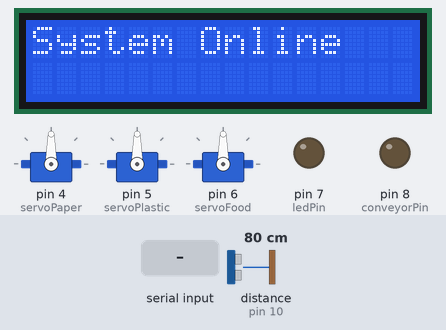
Bench run of a sketch on a simulated Arduino Uno, built with avr-gcc and run on an emulated ATmega328P. Shown: 16×2 character LCD, 3 × servo, output pins drawn as LEDs (lit = HIGH). Wiring (inferred from the names in the program): ultrasonic range finder: trigger pin 9; echo pin 10. The test bench sets the inputs (shaded band); at power-on: distance to the obstacle (sensor on pin 10) 80 cm. The echo pulse lasts 58.3 µs per cm; pins used as bus, display or sensor lines are not drawn.

Above: at 1.7 s.
1.8 s: "A\n" received over Serial
At 3.3 s:
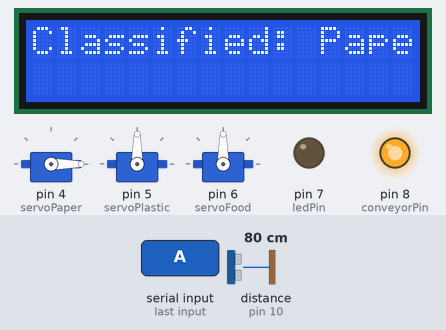
At 7.6 s:
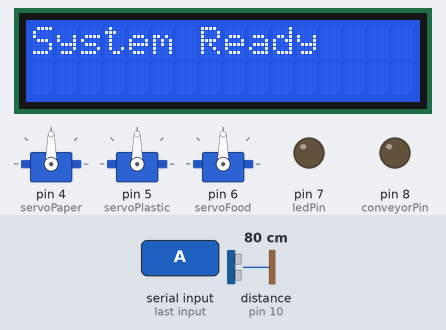
Timing chart, 0 to 9.1 s (numbered marks = the images above; inputs shaded):
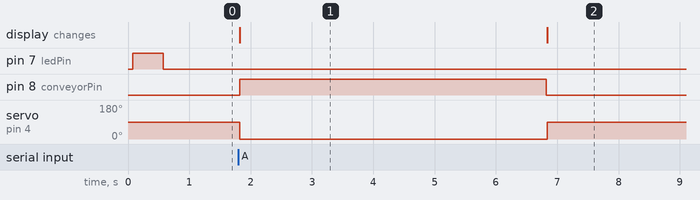

Measured:
- after the input at 1.8 s, pin 8 (conveyorPin): LOW → HIGH at once, → LOW 5.0 s later; servo on pin 4 (servoPaper): 90° → 0° at once, → 90° 5.0 s later; the display: changes at once (image 1)
- what the display in image 1 shows lasts 5.0 s, from 1.8 s to 6.8 s

The sketch:

ArduinoCode.ino
```cpp
// REDACTED COPY — Wi-Fi SSID/password and device IPs replaced with placeholders.
// Do NOT commit the original files with credentials to GitHub.
#include <LiquidCrystal_I2C.h>
#include <Servo.h>

// --- CONFIGURATION ---
LiquidCrystal_I2C lcd(0x27, 16, 2);

Servo servoPaper;   // Pin 4
Servo servoPlastic; // Pin 5
Servo servoFood;    // Pin 6

const int NEUTRAL_POS = 90;
const int OPEN_POS = 0;

int trig = 9;
int echo = 10;
int conveyorPin = 8;
int ledPin = 7;     // LED Strips (via Transistor)

void setup() {
  Serial.begin(9600);

  lcd.init();
  lcd.backlight();
  lcd.print("System Online");

  pinMode(trig, OUTPUT);
  pinMode(echo, INPUT);
  pinMode(conveyorPin, OUTPUT);
  pinMode(ledPin, OUTPUT);

  servoPaper.attach(4);
  servoPlastic.attach(5);
  servoFood.attach(6);

  resetServos();

  // Flash lights on boot to confirm wiring
  digitalWrite(ledPin, HIGH); delay(500); digitalWrite(ledPin, LOW);
}

long getDistance() {
  digitalWrite(trig, LOW);
  delayMicroseconds(2);
  digitalWrite(trig, HIGH);
  delayMicroseconds(10);
  digitalWrite(trig, LOW);
  long duration = pulseIn(echo, HIGH);
  return duration * 0.034 / 2;
}

void resetServos() {
  servoPlastic.write(NEUTRAL_POS);
  servoPaper.write(NEUTRAL_POS);
  servoFood.write(NEUTRAL_POS);
}

void loop() {
  long dist = getDistance();

  // --- 1. AUTOMATIC MODE (Sensor Trigger) ---
  if (dist > 0 && dist < 20) {
    digitalWrite(ledPin, HIGH); // Auto Light ON

    lcd.clear();
    lcd.print("Waste Detected");
    lcd.setCursor(0, 1);
    lcd.print("Aligning...");

    delay(3000);

    Serial.println("D"); // Tell Python to capture

    // Note: Light stays ON until Python sends a result or manual 'l' command
    delay(1000);
  }

  // --- 2. COMMAND MODE (From Python) ---
  if (Serial.available()) {
    char cmd = Serial.read();

    // Skip empty characters
    if(cmd == '\n' || cmd == '\r' || cmd == ' ') return;

    // --- NEW: LIGHT CONTROL COMMANDS ---
    if (cmd == 'L') {
      digitalWrite(ledPin, HIGH); // Force Light ON
      return;
    }
    if (cmd == 'l') { // Lowercase L
      digitalWrite(ledPin, LOW);  // Force Light OFF
      return;
    }
    // -----------------------------------

    // --- SORTING COMMANDS ---
    // If we receive a sorting command, it means picture is taken. Turn Light OFF.
    digitalWrite(ledPin, LOW);

    lcd.clear();
    lcd.print("Classified: ");
    digitalWrite(conveyorPin, HIGH);

    if (cmd == 'A') {
      lcd.print("Paper");
      servoPaper.write(OPEN_POS);
    }
    else if (cmd == 'P') {
      lcd.print("Plastic");
      servoPlastic.write(OPEN_POS);
    }
    else if (cmd == 'F') {
      lcd.print("Food");
      servoFood.write(OPEN_POS);
    }
    else if (cmd == 'O') {
      lcd.print("Other");
    }

    delay(5000);
    digitalWrite(conveyorPin, LOW);
    resetServos();

    while(Serial.available()) { Serial.read(); }
    lcd.clear();
    lcd.print("System Ready");
  }
}
```
